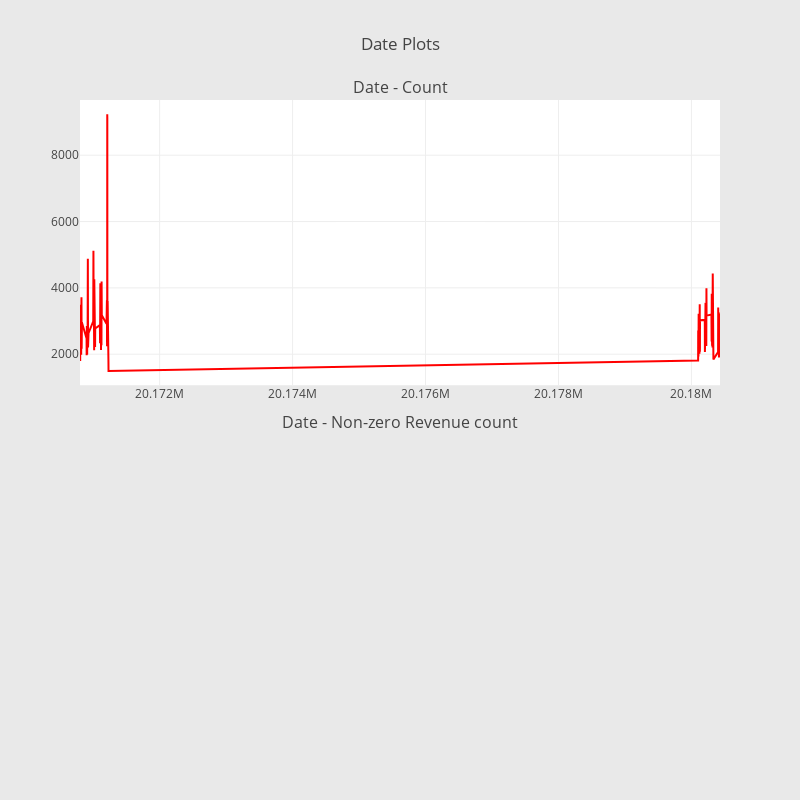

Here is the notebook cell this chart was saved with:
### Code cell
# lets check the date distribution of test set
# test_df['date'] = test_df['date'].apply(lambda x: datetime.date( int(str(x)[:4]), int(str(x)[5:7]),
#                                                                  int(str(x)[8:10])))
cnt_srs = test_df.groupby('date')['device.isMobile'].agg(['size', 'count'])
cnt_srs.columns = ["count",'isMobile']
cnt_srs
trace1 = scatter_plot(cnt_srs['count'],'red')
# trace2 = scatter_plot(cnt_srs['count of non-zero revenue'],'blue')
fig = tools.make_subplots(rows=2, cols=1, vertical_spacing=0.08,
                          subplot_titles=["Date - Count", "Date - Non-zero Revenue count"])
fig.append_trace(trace1, 1, 1)
# fig.append_trace(trace2, 2, 1)
fig['layout'].update(height=800, width=800, paper_bgcolor='rgb(233,233,233)', title="Date Plots")
py.iplot(fig, filename='date-plots')

### Figure 1 — Plotly figure (JSON) as saved in the notebook; plotly's stock layout.template omitted (floating-point values rounded to 4 significant figures; data arrays with more than 128 entries replaced by an {"elided": "..."} marker saying what was removed)
{"data": [{"marker": {"color": "red"}, "showlegend": false, "type": "scatter", "x": {"elided": "272 int values"}, "xaxis": "x1", "y": {"elided": "272 int values"}, "yaxis": "y1"}], "layout": {"annotations": [{"font": {"size": 16}, "showarrow": false, "text": "Date - Count", "x": 0.5, "xanchor": "center", "xref": "paper", "y": 1, "yanchor": "bottom", "yref": "paper"}, {"font": {"size": 16}, "showarrow": false, "text": "Date - Non-zero Revenue count", "x": 0.5, "xanchor": "center", "xref": "paper", "y": 0.46, "yanchor": "bottom", "yref": "paper"}], "height": 800, "paper_bgcolor": "rgb(233,233,233)", "title": "Date Plots", "width": 800, "xaxis1": {"anchor": "y1", "domain": [0, 1]}, "xaxis2": {"anchor": "y2", "domain": [0, 1]}, "yaxis1": {"anchor": "x1", "domain": [0.54, 1]}, "yaxis2": {"anchor": "x2", "domain": [0, 0.46]}}}
